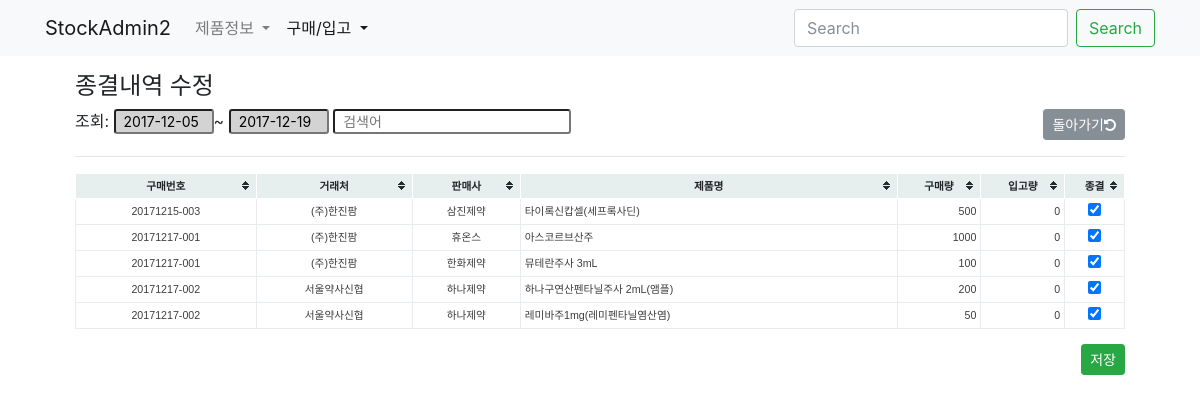
/buy/buyitem/update-set/, run on an earlier commit of the app's database.
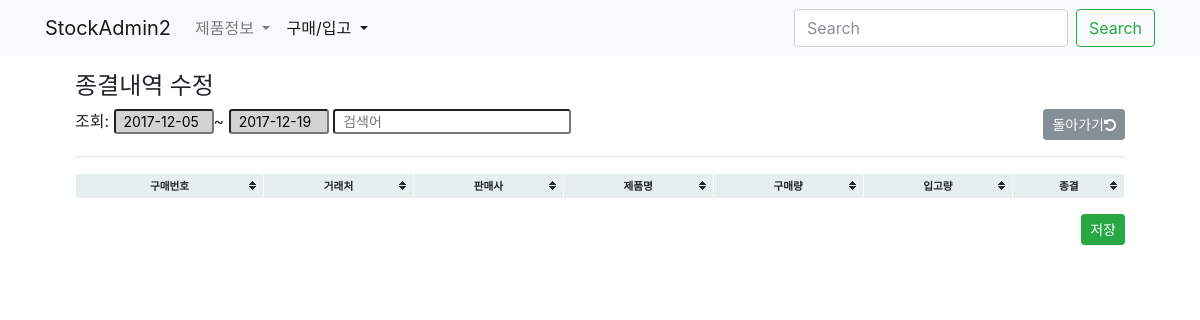
And on a later commit of the database.
### buy/models.py (models this page shows, shortened)
class BuyItem(models.Model):
    buy = models.ForeignKey(Buy, null=True, blank=True, on_delete=models.CASCADE)
    buyinfo = models.ForeignKey('product.BuyInfo', on_delete=models.PROTECT)
    amount = models.IntegerField('구매수량')
    comment = models.CharField('비고', max_length=50, blank=True)
    isend = models.BooleanField('구매종결', default=False)
    updated = models.DateTimeField(auto_now=True)
    created = models.DateTimeField(auto_now_add=True)
    objects = BuyItemManager()
    class Meta:
        verbose_name = '구매품목'
        verbose_name_plural = '구매품목'
        unique_together = 'buy', 'buyinfo',
    def __init__(self, *args, **kwargs):
        super(BuyItem, self).__init__(*args, **kwargs)
    def get_stocked_sum(self):
        aggset = self.stockrecord_set.aggregate(stocked=Sum('amount'))
        return aggset['stocked'] or 0

class Buy(models.Model):
    slug = models.SlugField('구매번호', unique=True, blank=True, editable=False)
    commiter = models.ForeignKey(settings.AUTH_USER_MODEL, blank=True, null=True, on_delete=models.SET_NULL)
    date = models.DateField('구매일자', blank=True, default=timezone.now)
    iscart = models.BooleanField('카트인지', blank=True, default=False)
    updated = models.DateTimeField(auto_now=True)
    created = models.DateTimeField(auto_now_add=True)
    class Meta:
        verbose_name = '구매요청서'
        verbose_name_plural = '구매요청서'
        ordering = '-created',

### product/models.py (models this page shows, shortened)
class BuyInfo(BuyInfoMixin, models.Model):
    slug = models.SlugField('구매코드', unique=True, blank=True)
    product = models.ForeignKey(Product, on_delete=models.CASCADE)
    market = models.ForeignKey(Market, on_delete=models.CASCADE, null=True, blank=True)
    date = models.DateField('시작일자', blank=True, default=timezone.now)
    price = models.DecimalField('구매가격', max_digits=50, decimal_places=2)
    pay_type = models.CharField('급여구분', blank=True, max_length=50)
    pro_type = models.CharField('전문/일반', blank=True, max_length=50)
    active = models.BooleanField('사용중', default=True)
    updated = models.DateTimeField(auto_now=True)
    created = models.DateTimeField(auto_now_add=True)
    objects = BuyInfoManager()
    class Meta:
        verbose_name = '구매정보'
        verbose_name_plural = '구매정보'
        ordering = '-created',

class Market(models.Model):
    name = models.CharField('도매상명', max_length=50, unique=True)
    tel = models.CharField('전화', max_length=50, blank=True, null=True)
    fax = models.CharField('팩스', max_length=50, blank=True, null=True)
    email = models.EmailField('메일', blank=True, null=True)
    updated = models.DateTimeField(auto_now=True)
    created = models.DateTimeField(auto_now_add=True)
    objects = MarketManager()
    class Meta:
        verbose_name = '도매상'
        verbose_name_plural = '도매상'

class Product(models.Model):
    name = models.CharField('제품명', max_length=50, unique=True)
    code = models.CharField('제품코드', max_length=50, unique=True)
    edi_code = models.CharField('보험코드', blank=True, max_length=50)
    company = models.CharField('판매사', max_length=50, blank=True)
    std_unit = models.CharField('제품규격', max_length=10, choices=zip(STD_UNITs, STD_UNITs))
    pkg_amount = models.IntegerField('포장수량', default=1)
    etc_class = models.CharField('기타구분', max_length=10, choices=zip(ETC_CLASS, ETC_CLASS), default='일반')
    apply_root = models.CharField('복용방법', max_length=50, blank=True)
    unit = models.CharField('적용단위', max_length=50, blank=True)
    unit_amount = models.CharField('규격단위량', max_length=50, blank=True)
    op_type = models.CharField('마약류구분', blank=True, max_length=50)
    updated = models.DateTimeField(auto_now=True)
    created = models.DateTimeField(auto_now_add=True)
    objects = ProductManager()
    class Meta:
        verbose_name = '제품'
        verbose_name_plural = '제품'
        ordering = '-created',

### buy/views.py (the view)
# urls.py: path('buyitem/update-set/', buyitem_update_view, name='buyitem-update-set'),
def buyitem_update_view(request):
    context = {}
    if request.method == "POST":
        formset = BuyItemFormSet(request.POST or None)
        if formset.is_valid():
            formset.save()
            return redirect(request.META['HTTP_REFERER'])
        return redirect('.')
    else:
        qs = BuyItem.objects.filter(isend=True)
        qf = QueryFilter(request, queryset=qs)
        qf.set_filter_form_to_context(context)
        qs = qf.filter_by_all()
        context['formset'] = BuyItemFormSet(queryset=qs)
        return render(request, 'buy/buyitem_form.html', context)

### core/filter/forms.py
class DateFilterForm(forms.Form):
    start_date = forms.DateField(initial=START_DATE_INI)
    end_date = forms.DateField(initial=END_DATE_INI)

class SearchFilterForm(forms.Form):
    search = forms.CharField(label='검색어', required=False)

### buy/managers.py (called while the page is built)
    def get_queryset(self):
        return BuyItemQuerySet(self.model, using=self._db)

    def get_queryset(self):
        return StockRecordQuerySet(self.model, using=self._db)

### core/filter/views.py (called while the page is built)
    def set_filter_form_to_context(self, context, date_form_name=None, search_form_name=None):
        context[date_form_name or self.date_form_name] = self.get_date_filter_form()
        context[search_form_name or self.search_form_name] = self.get_search_filter_form()
        return self

    def get_date_filter_form(self):
        Form = self.form_classes['date']
        return Form(self.request.GET or None)

    def get_search_filter_form(self):
        Form = self.form_classes['search']
        search_form = Form(self.request.GET or None)
        return search_form

    def filter_by_all(self, **kwargs):
        self.filter_by_date(inplace=True, **kwargs)
        self.filter_by_search(inplace=True, **kwargs)
        return self.queryset

### buy/templates/buy/buyitem_form.html (shortened to what this page needs)
{% extends "buy/buy_base.html" %}
{% load humanize %}
{% load widget_tweaks %}
{% block buy_header %}
<div class="col-12">
<h4>종결내역 수정</h4>
<form id="form-filter" class="form" method="get" action=".">
    <div class="form-group form-row">
        <div class="col-6">
            {% include "buy/components/filter_form.html" %}
        </div>
        <div class="col-6 text-right">
            <a class="btn btn-secondary btn-sm ml-3" href="{% url 'buy:stock-stocking' %}?{{ request.GET.urlencode }}">
                돌아가기<i class="fa fa-undo" aria-hidden="true"></i>
            </a>
        </div>
    </div>
</form>
</div>
{% endblock buy_header %}
{% block buy_content %}
<div class="col-12">
<hr>
<form id="cart-form" method="post" action=".">
    <table class="table table-bordered table-hover table-sm tablesorter tablesorter-sortable">
        <thead class="thead-default text-center">
            <tr>
                <th>구매번호</th>
                <th>거래처</th>
                <th>판매사</th>
                <th>제품명</th>
                <th>구매량</th>
                <th>입고량</th>
                <th>종결</th>
            </tr>
        </thead>
        <tbody>
            {% for form in formset %}
            <tr>
                <td class="text-center">{{ form.instance.buy.slug }}</td>
                <td class="text-center">{{ form.instance.buyinfo.market.name }}</td>
                <td class="text-center">{{ form.instance.buyinfo.product.company }}</td>
                <td>{{ form.instance.buyinfo.product.name }}</td>
                <td class="text-right">{{ form.instance.amount }}</td>
                <td class="text-right">{{ form.instance.get_stocked_sum }}</td>
                <td class="text-center">{{ form.isend }}</td>
            </tr>
            {% endfor %}
        </tbody>
    </table>
    <div class="text-right">
        <button class="btn btn-success btn-sm">저장</button>
    </div>
</form>
</div>
{% endblock buy_content %}

What changed in the data, as far as the page shows it:
no longer on this page (row edited): BuyItem: instance.buy.slug "20171215-003", instance.buyinfo.market.name "(주)한진팜", instance.buyinfo.product.company "삼진제약", instance.buyinfo.product.name "타이록신캅셀(세프록사딘)", instance.amount "500", instance.get_stocked_sum "0"
no longer on this page (row edited): BuyItem: instance.buy.slug "20171217-001", instance.buyinfo.market.name "(주)한진팜", instance.buyinfo.product.company "휴온스", instance.buyinfo.product.name "아스코르브산주", instance.amount "1000", instance.get_stocked_sum "0"
no longer on this page (row edited): BuyItem: instance.buy.slug "20171217-001", instance.buyinfo.market.name "(주)한진팜", instance.buyinfo.product.company "한화제약", instance.buyinfo.product.name "뮤테란주사 3mL", instance.amount "100", instance.get_stocked_sum "0"
no longer on this page (row edited): BuyItem: instance.buy.slug "20171217-002", instance.buyinfo.market.name "서울약사신협", instance.buyinfo.product.company "하나제약", instance.buyinfo.product.name "하나구연산펜타닐주사 2mL(앰플)", instance.amount "200", instance.get_stocked_sum "0"
no longer on this page (row edited): BuyItem: instance.buy.slug "20171217-002", instance.buyinfo.market.name "서울약사신협", instance.buyinfo.product.company "하나제약", instance.buyinfo.product.name "레미바주1mg(레미펜타닐염산염)", instance.amount "50", instance.get_stocked_sum "0"
